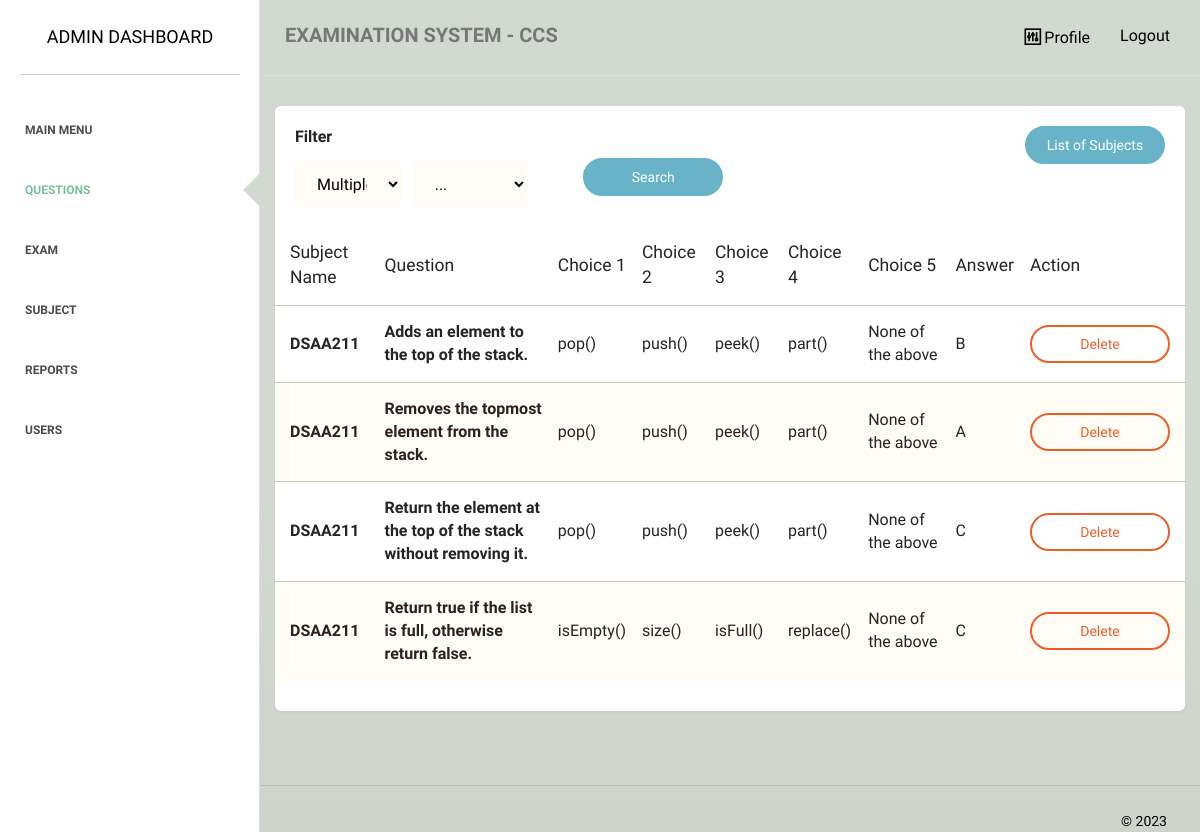
Page /admin/questions/index.php on the earlier database version.
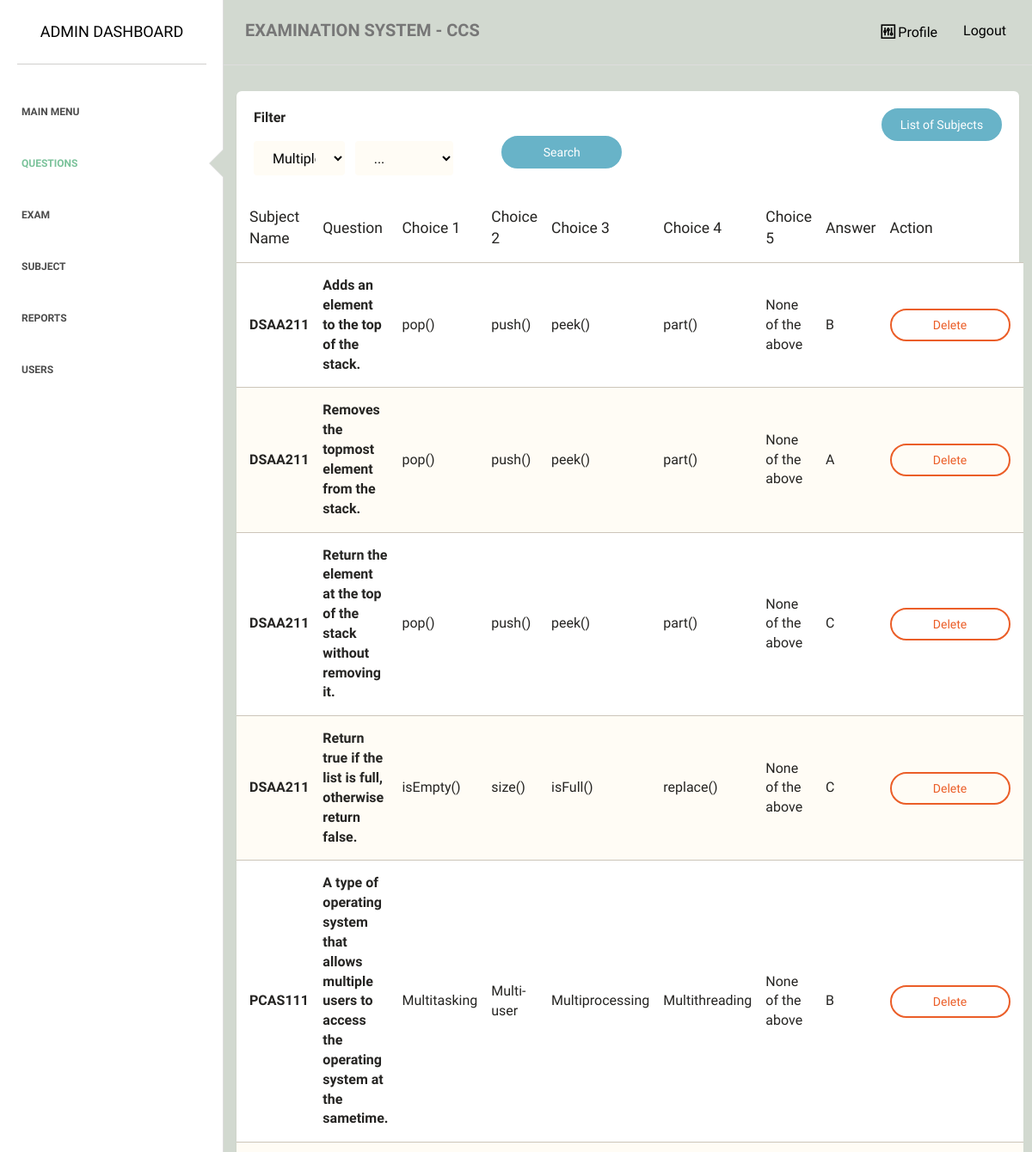
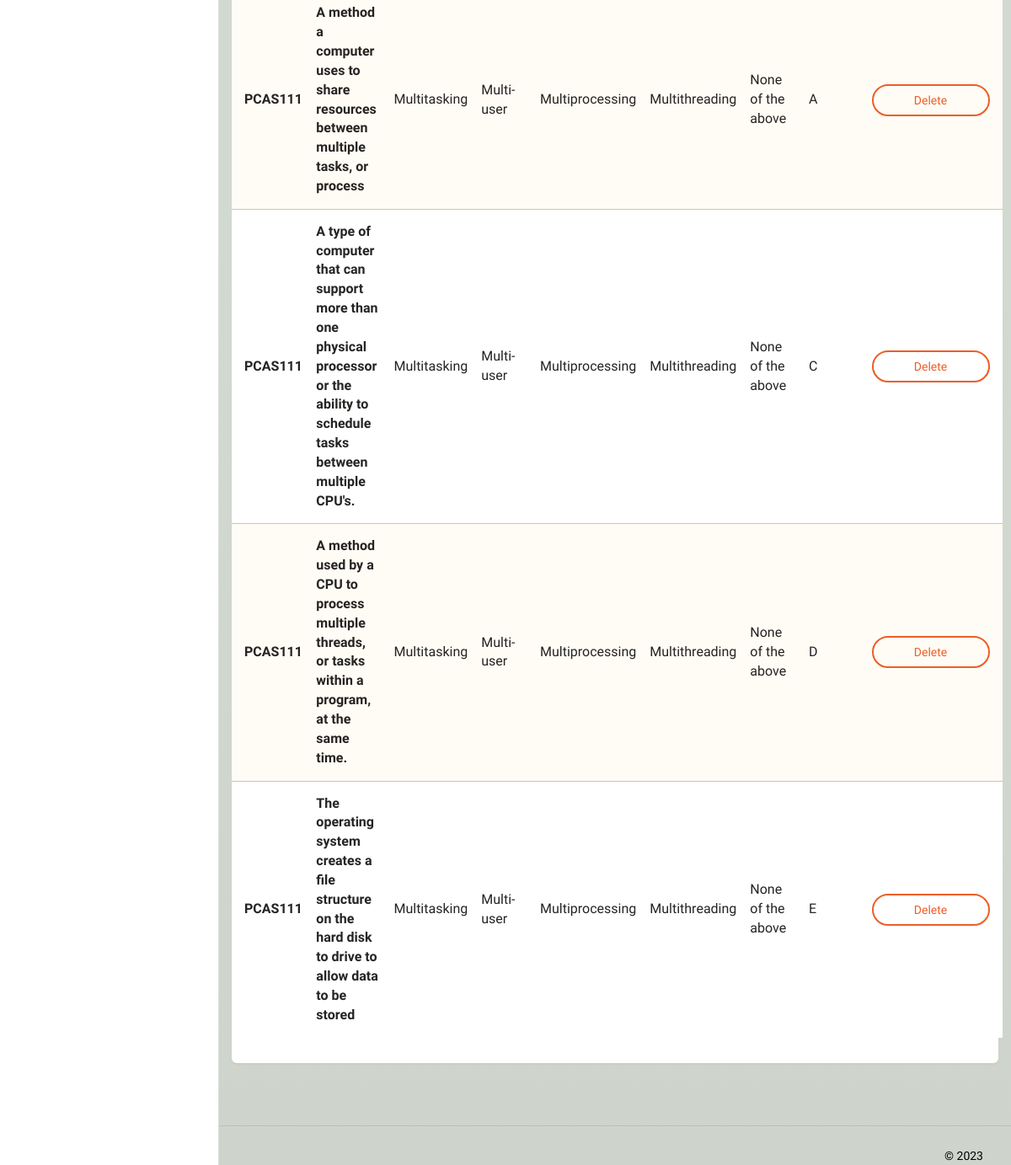
Same page on the later database version (2 pictures, top to bottom).
### tables this page shows
CREATE TABLE `multiplechoice` (
  `exammulti_id` int(255) NOT NULL,
  `subject` varchar(255) NOT NULL,
  `subject_id` varchar(255) NOT NULL,
  `question` varchar(255) NOT NULL,
  `A` varchar(255) NOT NULL,
  `B` varchar(255) NOT NULL,
  `C` varchar(255) NOT NULL,
  `D` varchar(255) NOT NULL,
  `E` varchar(255) NOT NULL,
  `answer` varchar(255) NOT NULL,
  `yearlevel` varchar(50) NOT NULL,
  `grading_period` varchar(200) NOT NULL,
  `semester` varchar(50) NOT NULL,
  `profname` varchar(200) NOT NULL,
  `prof_id` int(50) NOT NULL,
  `difficulty` varchar(255) NOT NULL
);

### admin/questions/index.php (the view, shortened to what this page needs)
<?php
require_once "../../dbconnect.php";
$search1 = $_GET['search1'] ?? 'multiplechoice';
$search2 = $_GET['search2'] ?? '';
$statement = $pdo->prepare('SELECT s.*, (select count(*) from enrolled_student e where e.subject_id = s.rnd_id) as number_of_stud,
(select count(*) from prof_subjects p where p.subject_id = s.rnd_id) as number_of_prof FROM subject s');
$statement->execute();
if ($search1 && $search2) {
    $statement = $pdo->prepare("SELECT * FROM $search1 WHERE subject = :subject_name");
    $statement->bindValue(':subject_name', $search2);
} else {
    $statement = $pdo->prepare("SELECT * FROM $search1");
}
$statement->execute();
$procdata = $statement->fetchAll(PDO::FETCH_ASSOC);
?>
<!doctype html>
<html lang="en">
<head>
    <link href="../../assets/css/main.css" rel="stylesheet" />
    <link href="../../assets/css/animate.css" rel="stylesheet"/>
    <link href="../../assets/css/paper-dashboard.css" rel="stylesheet"/>
    <link href="../../assets/css/demo.css" rel="stylesheet" />
    <link href="http://maxcdn.bootstrapcdn.com/font-awesome/latest/css/font-awesome.min.css" rel="stylesheet">
    <link href="../../assets/css/themify-icons.css" rel="stylesheet">
</head>
<body>
<div class="wrapper">
    <div class="sidebar" data-background-color="white" data-active-color="success">
    	<div class="sidebar-wrapper">
            <div class="logo">
                <a href="" class="simple-text">
                    Admin Dashboard
                </a>
            </div>
            <ul class="nav">
                <li>
                    <a href="../">
                        <p>Main Menu</p>
                    </a>
                </li>
                <li class="active">
                    <a href="">
                        <p>Questions</p>
                    </a>
                </li>
                <li>
                    <a href="../exams/">
                        <p>Exam</p>
                    </a>
                </li>
                <li>
                    <a href="../class/">
                        <p>Subject</p>
                    </a>
                </li>
                <li>
                    <a href="../generate/">
                        <p>Reports</p>
                    </a>
                </li>
                <li>
                    <a href="../user/">
                        <p>Users</p>
                    </a>
                </li>
            </ul>
    	</div>
    </div>
    <div class="main-panel">
        <nav class="navbar navbar-default">
            <div class="container-fluid">
                <div class="navbar-header">
                    <a class="navbar-brand" href="#">EXAMINATION SYSTEM - CCS</a>
                </div>
                <div class="collapse navbar-collapse">
                    <ul class="nav navbar-nav navbar-right">
                        <li>
                            <a href="../profile.php">
                                <i class="ti-panel"></i>
								<p>Profile</p>
                            </a>
                        </li>
						<li>
                            <a href="../../logout">
								<p>Logout</p>
                            </a>
                        </li>
                    </ul>
                </div>
            </div>
        </nav>
        <div class="content">
            <div class="container-fluid">
                <div class="row">
                    <div class="">
                        <div class="card ">
                        <div class="header">
                                <div class="header-arrangement">
                                    <div class="right">
                                        <form action="" method="get">
                                            <div class="flex">
                                                <p><b>Filter</b></p>
                                                <div class="row">
                                                    <div class="col-md-2">
                                                        <select name="search1" class="form-control" style="font-size: medium;">
                                                            <?php if ($search1 == 'multiplechoice'): ?>
                                                            <option value="multiplechoice" selected>Multiple Choice</option>
                                                            <?php endif;?>
                                                            </select>
                                                    </div>
                                                    <div class="col-md-2">
                                                        <select name="search2" class="form-control" style="font-size: medium;">
                                                                <option selected value="">...</option>
                                                        </select>
                                                    </div>
                                                    <button type="submit" class="btn btn-info btn-fill btn-wd" style="margin-left:5rem; margin-bottom:1rem;">Search</button>
                                                </div>
                                            </div>
                                        </form>
                                    </div>
                                    <div class="left">
                                        <a href="list.php" class="btn btn-info btn-fill btn-wd">List of Subjects</a>
                                    </div>
                                </div>
                            </div>
                            <div class="content table-responsive table-full-width">
                                <table class="table table-striped">
                                    <thead>
                                        <?php if ($search1 == 'multiplechoice'): ?>
                                    	<th>Subject Name</th>
                                    	<th>Question</th>
                                    	<th>Choice 1</th>
                                    	<th>Choice 2</th>
                                    	<th>Choice 3</th>
                                    	<th>Choice 4</th>
                                    	<th>Choice 5</th>
                                    	<th>Answer</th>
                                    	<th>Action</th>
                                        <?php endif;?>
                                    </thead>
                                    <tbody>
                                        <?php foreach ($procdata as $i => $item): ?>
                                        <tr>
                                        	<td style="font-size:medium;"><b><?php echo $item['subject']; ?></b></td>
                                        	<td style="font-size:medium;"><b><?php echo $item['question']; ?></b></td>
                                            <?php if ($search1 == 'multiplechoice'): ?>
                                                <td style="font-size:medium;"><?php echo $item['A']; ?></td>
                                                <td style="font-size:medium;"><?php echo $item['B']; ?></td>
                                                <td style="font-size:medium;"><?php echo $item['C']; ?></td>
                                                <td style="font-size:medium;"><?php echo $item['D']; ?></td>
                                                <td style="font-size:medium;"><?php echo $item['E']; ?></td>
                                            <?php endif;?>
                                            <td style="font-size:medium;"><?php echo $item['answer']; ?></td>
                                        	<td style="text-align:left;">
                                                <?php if ($search1 == 'multiplechoice'): ?>
                                                    <a href="delete.php?exammulti_id=<?php echo $item['exammulti_id']; ?>" class="btn btn-danger btn-wd">Delete</a>
                                                <?php endif;?>
                                            </td>
                                        </tr>
                                        <?php endforeach;?>
                                    </tbody>
                                </table>
                            </div>
                        </div>
                    </div>
                </div>
            </div>
        </div>
        <footer class="footer">
            <div class="container-fluid">
                <div class="copyright pull-right">
                    &copy; <script>document.write(new Date().getFullYear())</script>
                </div>
            </div>
        </footer>
    </div>
</div>
</body>
</html>

### assets/css/demo.css (style rules this page uses)
.header-arrangement { display: flex; }
.header-arrangement .right { flex: 1; }

Differences in the rows shown:
added multiplechoice: subject "PCAS111", question "A type of operating system that allows multiple users to access the operating system at the sametime.", A "Multitasking", B "Multi-user", C "Multiprocessing", D "Multithreading", E "None of the above", answer "B"
added multiplechoice: subject "PCAS111", question "A method a computer uses to share resources between multiple tasks, or process", A "Multitasking", B "Multi-user", C "Multiprocessing", D "Multithreading", E "None of the above", answer "A"
added multiplechoice: subject "PCAS111", question "A type of computer that can support more than one physical processor or the ability to schedule tasks between multiple CPU's.", A "Multitasking", B "Multi-user", C "Multiprocessing", D "Multithreading", E "None of the above", answer "C"
added multiplechoice: subject "PCAS111", question "A method used by a CPU to process multiple threads, or tasks within a program, at the same time.", A "Multitasking", B "Multi-user", C "Multiprocessing", D "Multithreading", E "None of the above", answer "D"
added multiplechoice: subject "PCAS111", question "The operating system creates a file structure on the hard disk to drive to allow data to be stored", A "Multitasking", B "Multi-user", C "Multiprocessing", D "Multithreading", E "None of the above", answer "E"
